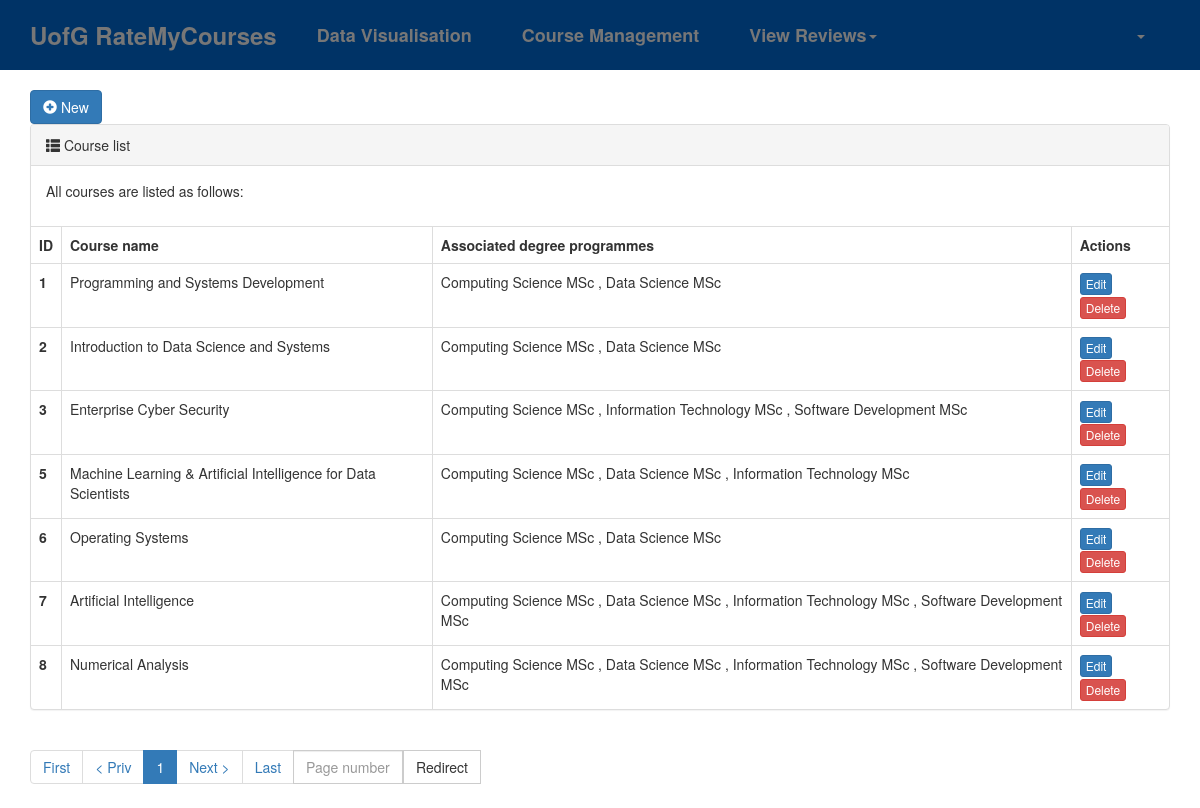
Page /course-management/ (signed in) on the committed database.
### rmc/models.py (models this page shows, shortened)
class Course(models.Model):
    name = models.CharField(verbose_name="Name", max_length=64)
    associated_degree_programmes = models.ManyToManyField(to="DegreeProgramme", related_name="degree_programme_courses")

class DegreeProgramme(models.Model):
    name = models.CharField(verbose_name="Degree programme name", max_length=32, unique=True)
    level_choices = (
        (1, "Undergraduate"),
        (2, "Postgraduate"),
    )
    level = models.SmallIntegerField(verbose_name="Level", choices=level_choices)

### rmc/views/staff.py (the view)
# urls.py: path("course-management/", staff.course_management),
def course_management(request):
    courses = models.Course.objects.prefetch_related("associated_degree_programmes").all()
    pagination_object = Pagination(request, courses)
    contents = {
        "queryset": pagination_object.queryset_page,
        "tpl_pagination_navbar": pagination_object.tpl(),
    }
    return render(request, "course-management.html", contents)

### rmc/templates/course-management.html
{% extends "layout.html" %}
{% block content %}
    <div class="container">
        <div class="new-btn-area">
            <a class="btn btn-primary" href="/course-add/">
                <span class="glyphicon glyphicon-plus-sign" aria-hidden="true"></span>
                New
            </a>
        </div>
        <div>
            <div class="panel panel-default">
                <div class="panel-heading">
                    <span class="glyphicon glyphicon-th-list" aria-hidden="true"></span>
                    Course list
                </div>
                <div class="panel-body">
                    <p>All courses are listed as follows:</p>
                </div>
                <table class="table table-bordered">
                    <thead>
                    <tr>
                        <th>ID</th>
                        <th>Course name</th>
                        <th>Associated degree programmes</th>
                        <th>Actions</th>
                    </tr>
                    </thead>
                    <tbody>
                    {% for obj in queryset %}
                        <tr>
                            <th scope="row">{{ obj.id }}</th>
                            <td>{{ obj.name }}</td>
                            <td>
                                {% for degree_programme in obj.associated_degree_programmes.all %}
                                    {{ degree_programme.name }}
                                    {% if not forloop.last %}, {% endif %}
                                {% endfor %}
                            </td>
                            <td>
                                <a class="btn btn-primary btn-xs" href="/{{ obj.id }}/course-edit/">Edit</a>
                                <a class="btn btn-danger btn-xs"
                                   href="/{{ obj.id }}/course-delete/">Delete</a>
                            </td>
                        </tr>
                    {% endfor %}
                    </tbody>
                </table>
            </div>
        </div>
        <div class="clearfix">
            <ul class="pagination">
                {{ tpl_pagination_navbar }}
            </ul>
        </div>
    </div>
{% endblock %}

### rows in the picture
Course: id "1", name "Programming and Systems Development"
DegreeProgramme: name "Computing Science MSc"
DegreeProgramme: name "Data Science MSc"
Course: id "2", name "Introduction to Data Science and Systems"
Course: id "3", name "Enterprise Cyber Security"
DegreeProgramme: name "Information Technology MSc"
DegreeProgramme: name "Software Development MSc"
Course: id "5", name "Machine Learning & Artificial Intelligence for Data Scientists"
Course: id "6", name "Operating Systems"
Course: id "7", name "Artificial Intelligence"
Course: id "8", name "Numerical Analysis"
